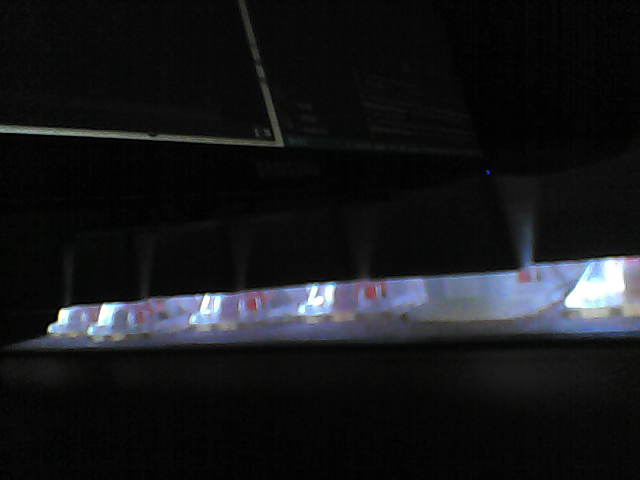
#> input picture foto.png, 640 x 480 px, given in place of the camera
$ python geoincam.py
#> lines starting #> are read from the running program, lines starting #| are printed output that depends on the picture; after the words box and inside, x2 and y2 are one past the last pixel; in counts of white or black regions, pixels touching at a corner belong together
#No es que funcione muy bien la verdad
import cv2
#Abrimos la camara
cam = cv2.VideoCapture(0)

while True:
	#Leemos cada frame
	conf, frame = cam.read()
#> frame is the input picture: shape (480, 640, 3); mean B, G, R 25, 23.2, 21.6
	if conf == True:
		#Convertimos la imagen a escala de grises
		img = cv2.cvtColor(frame, cv2.COLOR_BGR2GRAY)
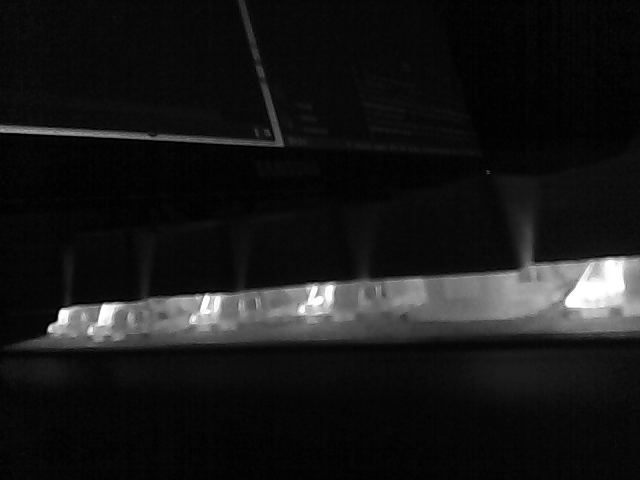
#> img: shape (480, 640); min 0, max 255, mean 22.9
		img_hsv = cv2.cvtColor(frame, cv2.COLOR_BGR2HSV)
#> img_hsv: shape (480, 640, 3); mean H, S, V 38.5, 41.7, 26.1
		img_rgb = cv2.cvtColor(img_hsv, cv2.COLOR_HSV2BGR)
		#Encontramos los bordes
		canny = cv2.Canny(img, 10, 150)
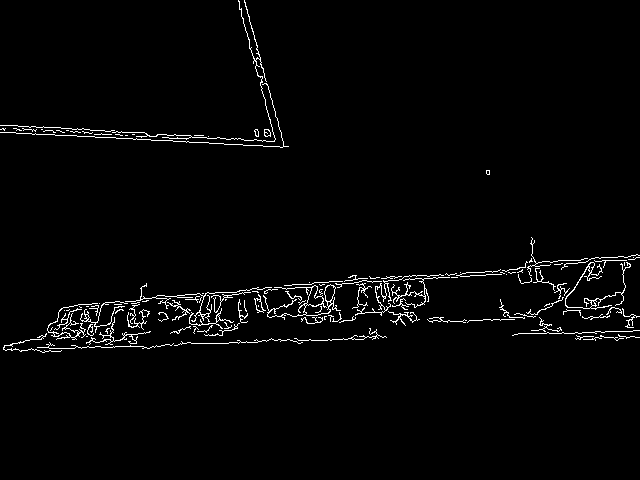
#> canny: shape (480, 640); 2.2% white in thin lines or dots, all inside (x1, y1, x2, y2) = (0, 0, 640, 353)
		#Limpiamos la imagen con dilate y erode
		canny = cv2.dilate(canny, None, iterations = 1)
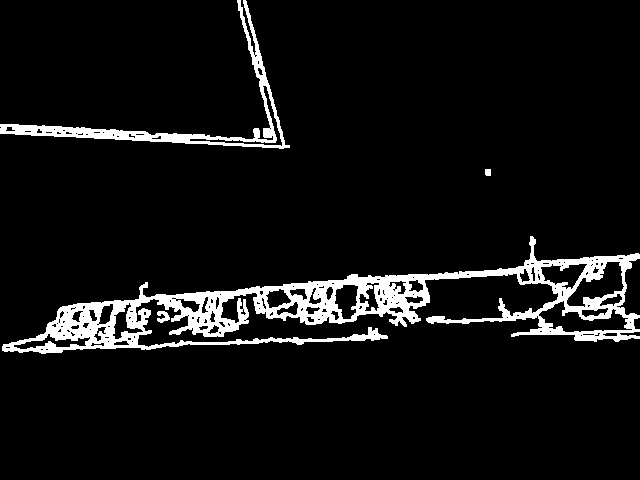
#> canny: shape (480, 640); 6.9% white; 4 white regions, box (x1, y1, x2, y2) and area: (2, 236, 640, 354) 17297, (0, 0, 290, 149) 3618, (157, 311, 170, 323) 98, (485, 169, 491, 176) 41
		canny = cv2.erode(canny, None, iterations = 1)
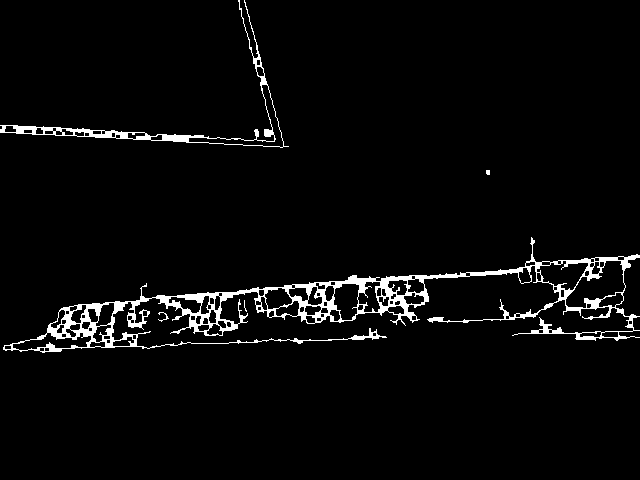
#> canny: shape (480, 640); 3.6% white; 5 white regions (2 under 20 px)
		#Buscamos los contornos en la imagen en esala de grises
		contorno, hierachy = cv2.findContours(canny,cv2.RETR_EXTERNAL, cv2.CHAIN_APPROX_NONE)
#> contorno = 5 contours, 3 with area under 20; largest, box (x1, y1, x2, y2) and area: (3, 237, 640, 353) 16780, (0, 0, 289, 148) 2448

		for c in contorno:
			epsilon = 0.01*cv2.arcLength(c, True)
			approx = cv2.approxPolyDP(c, epsilon, True)
			#print(len(approx))
			x, y, w, h = cv2.boundingRect(approx)
			#Detectar el triangulo
			if len(approx) == 3:
				cv2.putText(img_rgb, "Triangulo", (x, y -5), 1, 1.5, (0,255,0), 2)
    		#Detectar cuadrado y rectangulo
			if len(approx) == 4:
				#Checkeamos el aspect ratio mediante dividir un lado entre otro
				aspect_ratio = float(w)/h
				#print("aspect_ratio", aspect_ratio)
        		#Si el aspect ratio es uno es un cuadrado porque los dos lados son iguales, sino sera un rectangulo
				if aspect_ratio == 1:
					cv2.putText(img_rgb, "Cuadrado", (x, y -5), 1, 1.5, (0,255,0), 2)
				else:
					cv2.putText(img_rgb, "Rectangulo", (x, y -5), 1, 1.5, (0,255,0), 2)
    		#Detectar el pentagono
			if len(approx) == 5:
				cv2.putText(img_rgb, "Pentagono", (x, y -5), 1, 1.5, (0,255,0), 2)
			#Detectar el hexagono
			if len(approx) == 6:
				cv2.putText(img_rgb, "Hexagono", (x, y -5), 1, 1.5, (0,255,0), 2)
			#Detectar el circulo
			""" if len(approx) > 10:
				cv2.putText(img_rgb, "Circulo", (x, y -5), 1, 1.5, (0,255,0), 2)
			cv2.drawContours(img_rgb, [approx], 0, (0, 255, 0), 2) """
#> this loop made 5 passes
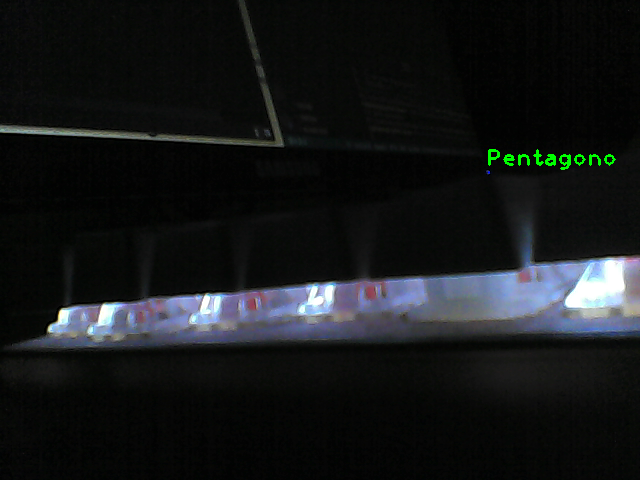
#> img_rgb: shape (480, 640, 3); mean B, G, R 24.8, 23.7, 21.3
	#Dibujamos los contronos y lo mostramos por pantalla
	cv2.imshow("Resultado", img_rgb)
	if cv2.waitKey(1) & 0xFF == ord('s'):
#> (key Esc is pressed here)
		break
